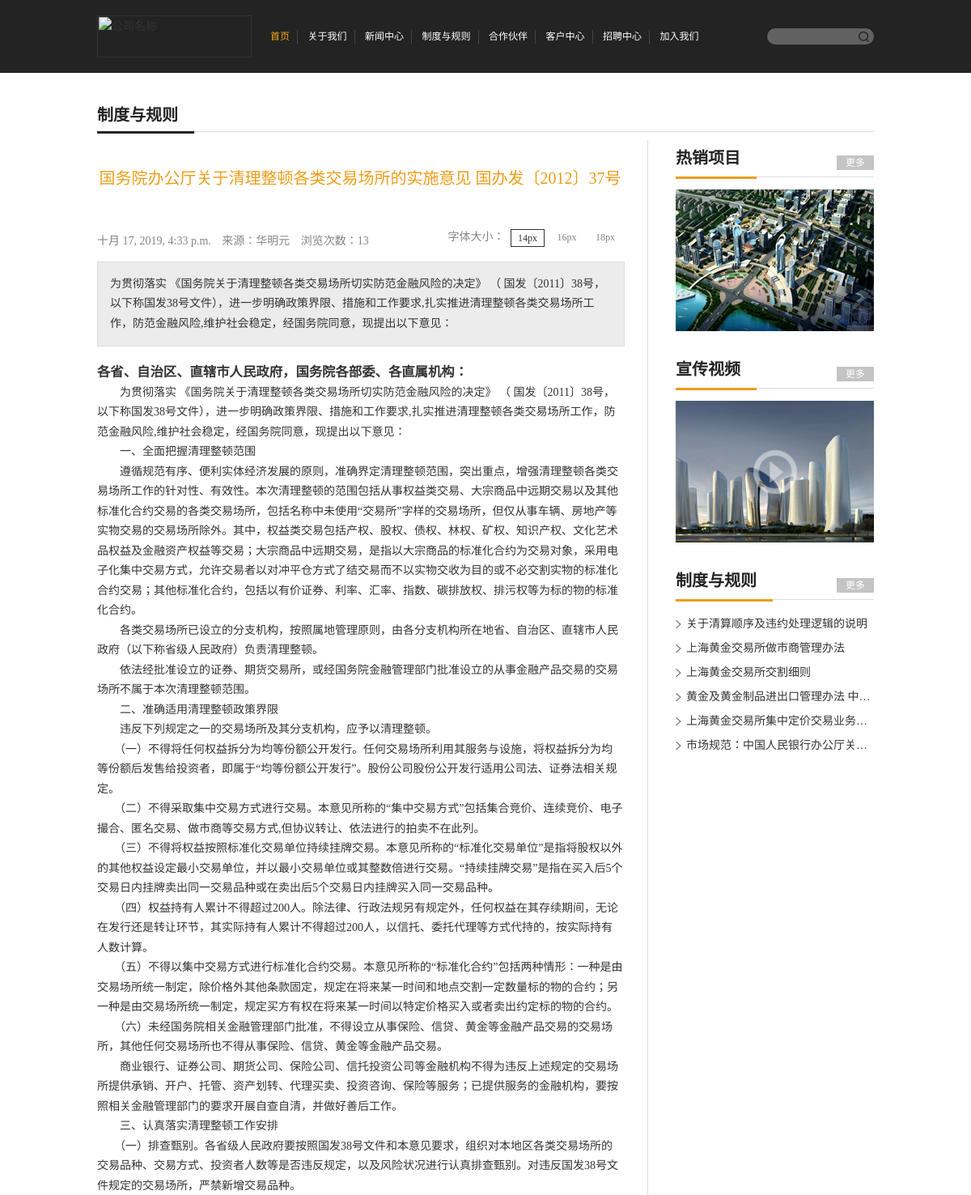
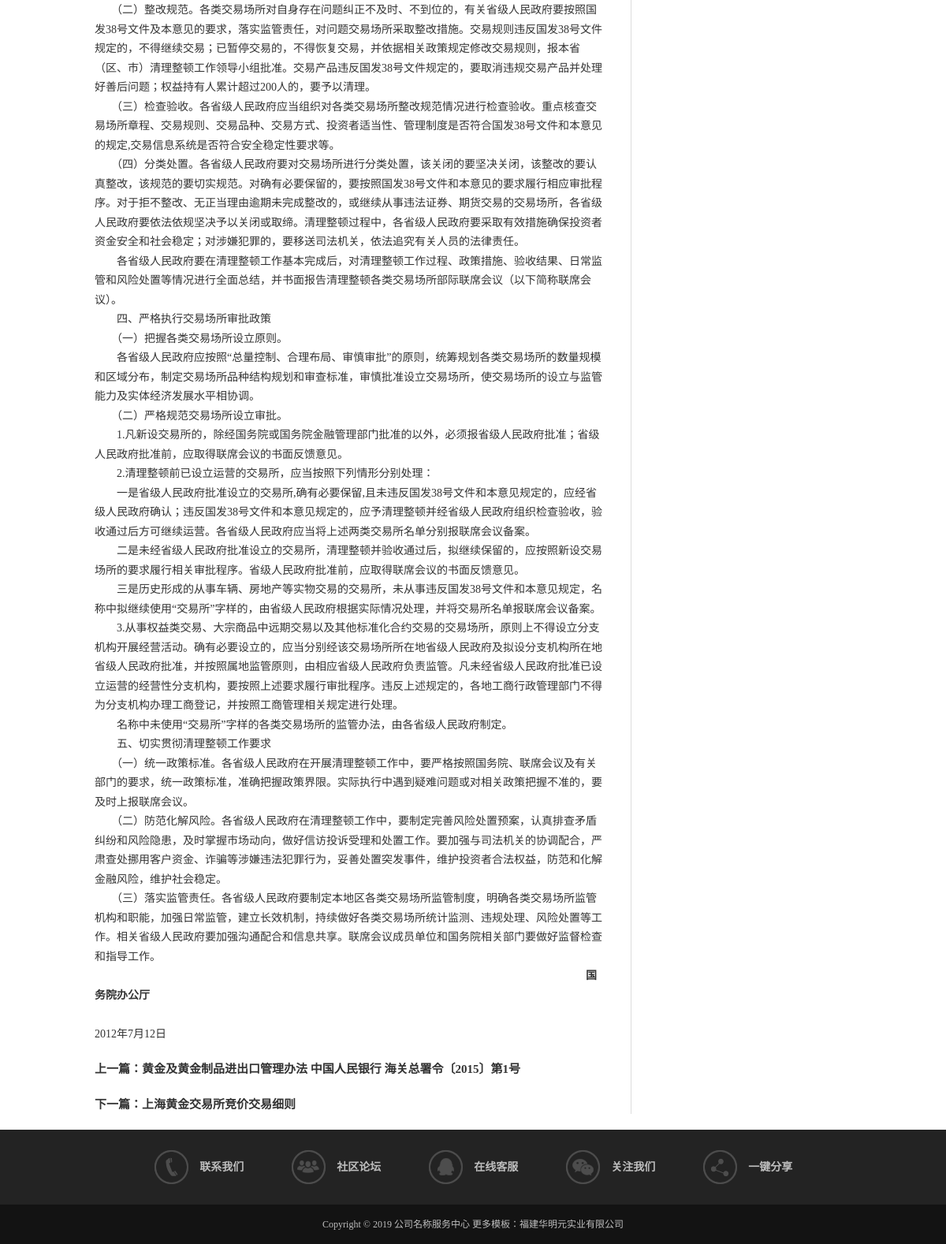
Screenshot of /rule/rule_d/5 with the database file from the repository (2 pictures, top to bottom).
### apps/rule/models.py (models this page shows, shortened)
class Rule(models.Model):
    title = models.CharField(max_length=50,verbose_name="标题",help_text="标题")
    rule_type = models.ForeignKey(RuleType, on_delete=models.DO_NOTHING,verbose_name="制度与规则",help_text="制度与规则")
    author = models.CharField(max_length=50,verbose_name="发布人",help_text="发布人")
    read_num = models.IntegerField(default=0,verbose_name="阅读次数", help_text="阅读次数")
    text = models.TextField(max_length=300,default="",verbose_name="文章摘要", help_text="文章摘要")
    content = RichTextUploadingField(verbose_name="文章", help_text="文章")
    created_time = models.DateTimeField(auto_now_add=True, verbose_name="发布时间", help_text="发布时间")
    class Meta:
        ordering = ["id",'-created_time']
        db_table = "tb_rule"  # 指明数据库表名
        verbose_name = "规则条例"  # 在admin站点中显示的名称
        verbose_name_plural = verbose_name  # 显示的复数名称

### apps/rule/views.py (the view)
# urls.py: path('rule_d/<int:rule_id>', views.rule_d, name="rule_d"),
def rule_d(request, rule_id):
    rule = Rule.objects.get(id=rule_id)
    rule_all = Rule.objects.all().order_by("?")[:6]
    rule.read_num += 1
    rule.save()
    previoud_new = Rule.objects.filter(created_time__lt=rule.created_time).last()
    next_new = Rule.objects.filter(created_time__gt=rule.created_time).first()
    return render(request, "rule/rule_d.html", locals())

### templates/rule/rule_d.html (shortened to what this page needs)
{% extends "index/base.html" %}
{% block main %}
<div class="space_hx">&nbsp;</div>
<div class="scd clearfix">
	<div class="scd_top">
    	<span>制度与规则</span>
    </div>
    <div class="scd_m clearfix">
    	<div class="scd_ml">
        	<h1>{{ rule.title }}</h1>
            <div class="time">
            	<span>{{ rule.created_time }}</span>
                <span>来源：{{ rule.author }}</span>
                <span>浏览次数：{{ rule.read_num }}</span>
                <div class="font">
                	<span>字体大小：</span>
                    <em class="on f_14">14px</em>
                    <em class="f_16">16px</em>
                    <em class="f_18">18px</em>
                </div>
            </div>
            <div class="ctn">
            	<div class="des">
                	<p>{{ rule.text }}</p>
                </div>
                <div class="ctn_m">
                    {{ rule.content|safe }}
                </div>
            </div>
            <div class="space_hx">&nbsp;</div>
            <div style="font-size: 15px">
                {% if previoud_new %}
                    <h4>上一篇：<a href="{% url 'rule_d' previoud_new.pk %}">{{ previoud_new.title }}</a></h4>
                {% else %}
                   <h4>上一篇：暂无</h4>
               {% endif %}
            <div class="space_hx">&nbsp;</div>
                {% if next_new %}
                    <h4>下一篇：<a href="{% url 'rule_d' next_new.pk %}">{{ next_new.title }}</a></h4>
                {% else %}
                   <h4>下一篇：暂无最新</h4>
               {% endif %}
            </div>
        </div>
        <div class="scd_mr">
        	<div class="box_h">
            	<span>热销项目</span>
                <a href="">更多</a>
            </div>
            <div class="box_m"><img src="../../static/upload/pic4.jpg" alt=""/></div>
            <div class="space_hx">&nbsp;</div>
            <div class="box_h">
            	<span>宣传视频</span>
                <a href="">更多</a>
            </div>
            <div class="box_m">
            	<div class="videoRow-box">
                    <div class="rel">
                        <a href="javascript:;" class="videoImg">
                            <span class="play-btn"><img src="../../static/images/icon7.png"></span>
                        </a>
                    </div>
                </div>
            </div>
            <div class="space_hx">&nbsp;</div>
            <div class="box_h">
            	<span>制度与规则</span>
                <a href="{% url 'rule' %}">更多</a>
            </div>
            <div class="box_m">
            	<ul>
                    {% for rule in rule_all %}
                	    <li><a href="{% url 'rule_d' rule.id %}">{{ rule.title }}</a></li>
                    {% endfor %}
                </ul>
            </div>
        </div>
    </div>
</div>
{% endblock %}

### static/css/thems.css (style rules this page uses)
body { font-family:"Microsoft Yahei";font-size:14px;color:#333; padding:0; margin:0; }
a { color:#333; }
div { -webkit-transition: all .3s ease-in-out 0s;-moz-transition: all .3s ease-in-out 0s;-ms-transition: all .3s ease-in-out 0s;-o-transition: all .3s ease-in-out 0s;transition: all .3s ease-in-out 0s; }
.rel { position:relative; }
.play-btn { position:absolute;top:50%;left:50%;opacity:0.9;color:#2b2b2b;margin:-27px 0 0 -27px;border-radius:50%;text-align:center;line-height:1;width:54px; height:54px; }
.videoRow-box .play-btn img { width:54px; height:54px; vertical-align:top; }
.videoImg { position:relative;display:block;z-index:9; }
.scd { width:1170px; margin:0px auto; padding:10px 0 20px; }
.scd .scd_top { width:100%; height:40px; line-height:40px; border-bottom:1px solid #ddd; position:relative; text-align:left; }
.scd .scd_top span { display:inline-block; *display:inline; zoom:1; height:40px; line-height:40px; padding-right:20px; font-size:20px; color:#232323; font-weight:bold; border-bottom:3px solid #232323; position:absolute; left:0; top:0; z-index:99; }
.scd .scd_m { width:100%; padding-top:10px; }
.scd_m .scd_ml { width:850px; float:left; text-align:left; font-size:14px; line-height:175%; border-right:1px solid #ddd; padding-right:38px; }
.scd_m .scd_ml h1 { width:100%; text-align:center; padding:35px 0; font-size:20px; color:#EC9D19; font-weight:normal; margin-bottom:15px; }
.scd_m .scd_ml .time { width:100%; height:30px; line-height:30px; position:relative; }
.scd_m .scd_ml .time span { display:inline-block; *display:inline; zoom:1; height:30px; line-height:30px; margin-right:10px; color:#858585; }
.scd_m .scd_ml .time .font { width:40%; position:absolute; right:0; top:0; text-align:right; }
.scd_m .scd_ml .time .font span,.scd_m .scd_ml .time .font em { display:inline-block; *display:inline; zoom:1; height:20px; line-height:20px; vertical-align:top; margin-top:5px; margin:0 2px; }
.scd_m .scd_ml .time .font em { width:40px; text-align:center; font-size:14px;color:#858585; cursor:pointer; font-size:12px; }
.scd_m .scd_ml .time .font em.on { border:1px solid #333; color:#333; }
.scd_m .scd_ml .ctn { width:100%;-webkit-transition: all .3s ease-in-out 0s;-moz-transition: all .3s ease-in-out 0s;-ms-transition: all .3s ease-in-out 0s;-o-transition: all .3s ease-in-out 0s;transition: all .3s ease-in-out 0s; }
.scd_m .scd_ml .ctn .des { width:100%; padding:15px 0; background:#ECECEC; border:1px solid #ddd; margin:10px 0; }
.scd_m .scd_ml .ctn .des p { width:830px; margin:0px auto; line-height:175%; }
.scd_m .scd_ml .ctn_m { width:100%; margin-top:20px; text-align:left; }
.scd_m .scd_mr { width:245px; float:right; }
.scd_mr .box_h { width:100%; height:45px; line-height:45px; position:relative; border-bottom:1px solid #ddd; margin-bottom:15px; }
.scd_mr .box_h span { display:inline-block; *display:inline; zoom:1; height:45px; line-height:45px; padding-right:20px; border-bottom:3px solid #EC9D19; font-size:20px; color:#232323; font-weight:bold; position:absolute; left:0; top:0; }
.scd_mr .box_h a { display:inline-block; *display:inline; zoom:1; width:46px; height:18px; background:#C4C4C4; text-align:center; line-height:18px; font-size:12px; color:#FFF; position:absolute; right:0; bottom:8px; }
.scd_mr .box_m { width:100%; margin-bottom:5px; }
.scd_mr .box_m img { width:100%; height:auto; vertical-align:top; }
.scd_mr .box_m ul { width:100%; }
.scd_mr .box_m ul li { width:100%; height:30px; line-height:30px; white-space:nowrap; overflow:hidden; text-overflow:ellipsis; background:url(../images/icon8.png) no-repeat left center; }
.scd_mr .box_m ul li a { font-size:14px; margin-left:13px; }

### static/css/responsive.css (style rules this page uses)
@media screen and (max-width:1200px) { .header .head,.banner,.i_ma,.i_mb,.friend,.fn_bg .f_nav,.scd { width:960px; } }
@media screen and (max-width:1200px) { .scd_m .scd_ml { width:650px; padding-right:30px; } }
@media screen and (max-width:1200px) { .scd_m .scd_ml .ctn .des p { width:620px; } }

### rows the page displays
Rule: title "国务院办公厅关于清理整顿各类交易场所的实施意见 国办发〔2012〕37号", created_time "十月 17, 2019, 4:33 p.m.", author "华明元", read_num "13", text "为贯彻落实 《国务院关于清理整顿各类交易场所切实防范金融风险的决定》 （ 国发〔2011〕38号，以下称国发38号文件），进一步明确政策界限、措施和工作要求,扎实推进清理整顿各类交易场所工作，防范金融风险,维护社会稳定，经国务院同意，现提出以下意见：", content "各省、自治区、直辖市人民政府，国务院各部委、各直属机构： 为贯彻落实 《国务院关于清理整顿各类交易场所切实防范金融风险的决定》 （ 国发〔2011〕38号，以下称国发38号文件），进一步明确政策界限、措施和工作要求,扎实推进清理整顿各类交易场所工作，防范金融风险,维护社会稳定，经国务院同意，现提出以下意见： 一、全面把握清理整顿范围 遵循规范有序、便利实体经济发展的原则，准确界定清理整顿范围，突出重点，增强清理整顿各类交易场所工作的针对性、有效性。本次清理整顿的范围包括从事权益类交易、大宗商品中远期交易以及其他标准化合约交易的各类交易场所，包括名称中未使用“交易所”字样的交易场所，但仅从事车辆、房地产等实物交易的交易场所除外。其中，权益类交易包括产权、股权、债权、林权、矿权、知识产权、文化艺术品权益及金融资产权益等交易；大宗商品中远期交易，是指以大宗商品的标准化合约为交易对象，采用电子化集中交易方式，允许交易者以对冲平仓方式了结交易而不以实物交收为目的或不必交割实物的标准化合约交易；其他标准化合约，包括以有价证券、利率、汇率、指数、碳排放权、排污权等为标的物的标准化合约。 各类交易场所已设立的分支机构，按照属地管理原则，由各分支机构所在地省、自治区、直辖市人民政府（以下称省级人民政府）负责清理整顿。 依法经批准设立的证券、期货交易所，或经国务院金融管理部门批准设立的从事金融产品交易的交易场所不属于本次清理整顿范围。 二、准确适用清理整顿政策界限 违反下列规定之一的交易场所及其分支机构，应予以清理整顿。…"
Rule: title "黄金及黄金制品进出口管理办法 中国人民银行 海关总署令〔2015〕第1号", title "黄金及黄金制品进出口管理办法 中…"
Rule: title "上海黄金交易所竞价交易细则"
Rule: title "关于清算顺序及违约处理逻辑的说明"
Rule: title "上海黄金交易所做市商管理办法"
Rule: title "上海黄金交易所交割细则"
Rule: title "上海黄金交易所集中定价交易业务…"
Rule: title "市场规范：中国人民银行办公厅关…"
